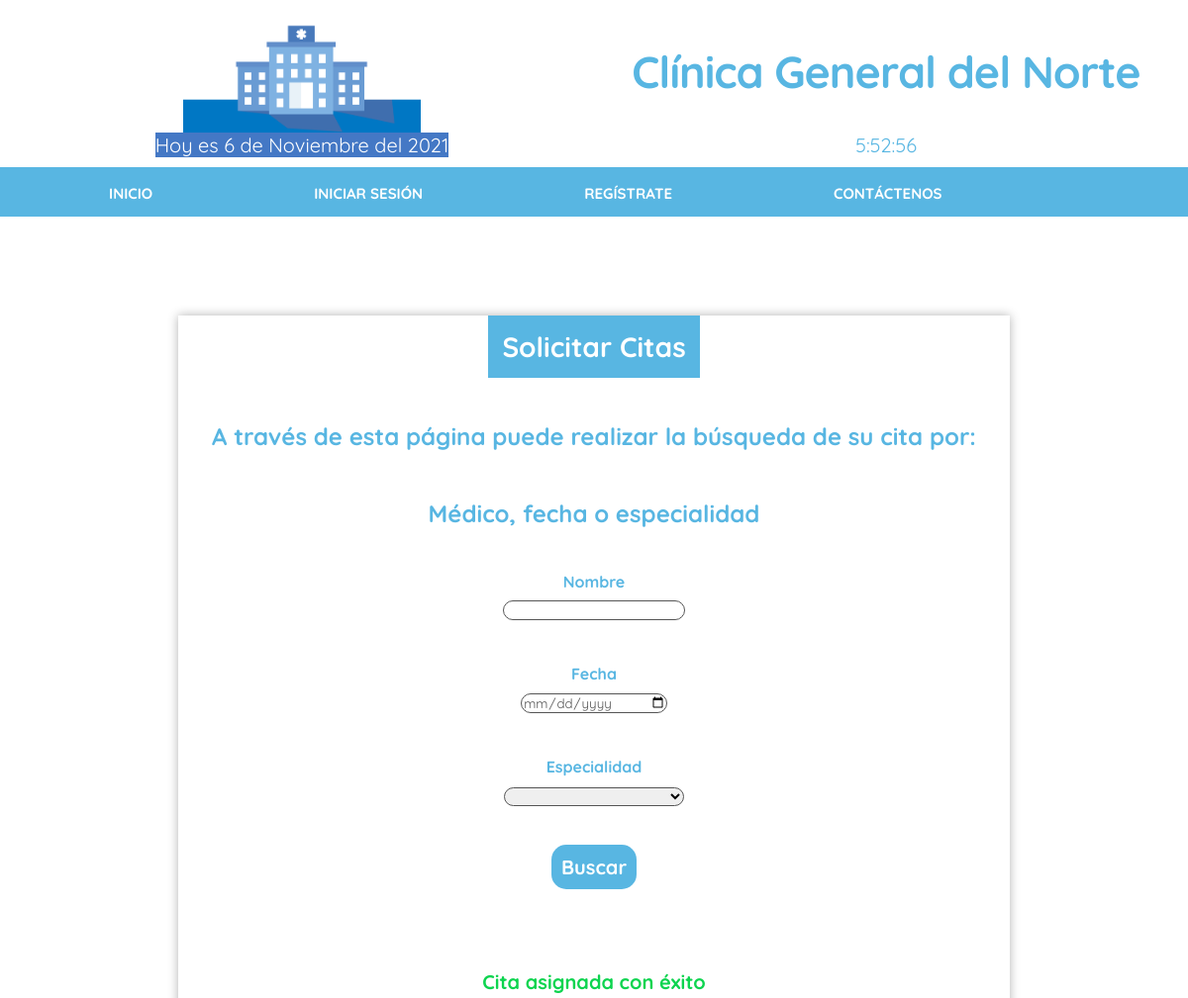
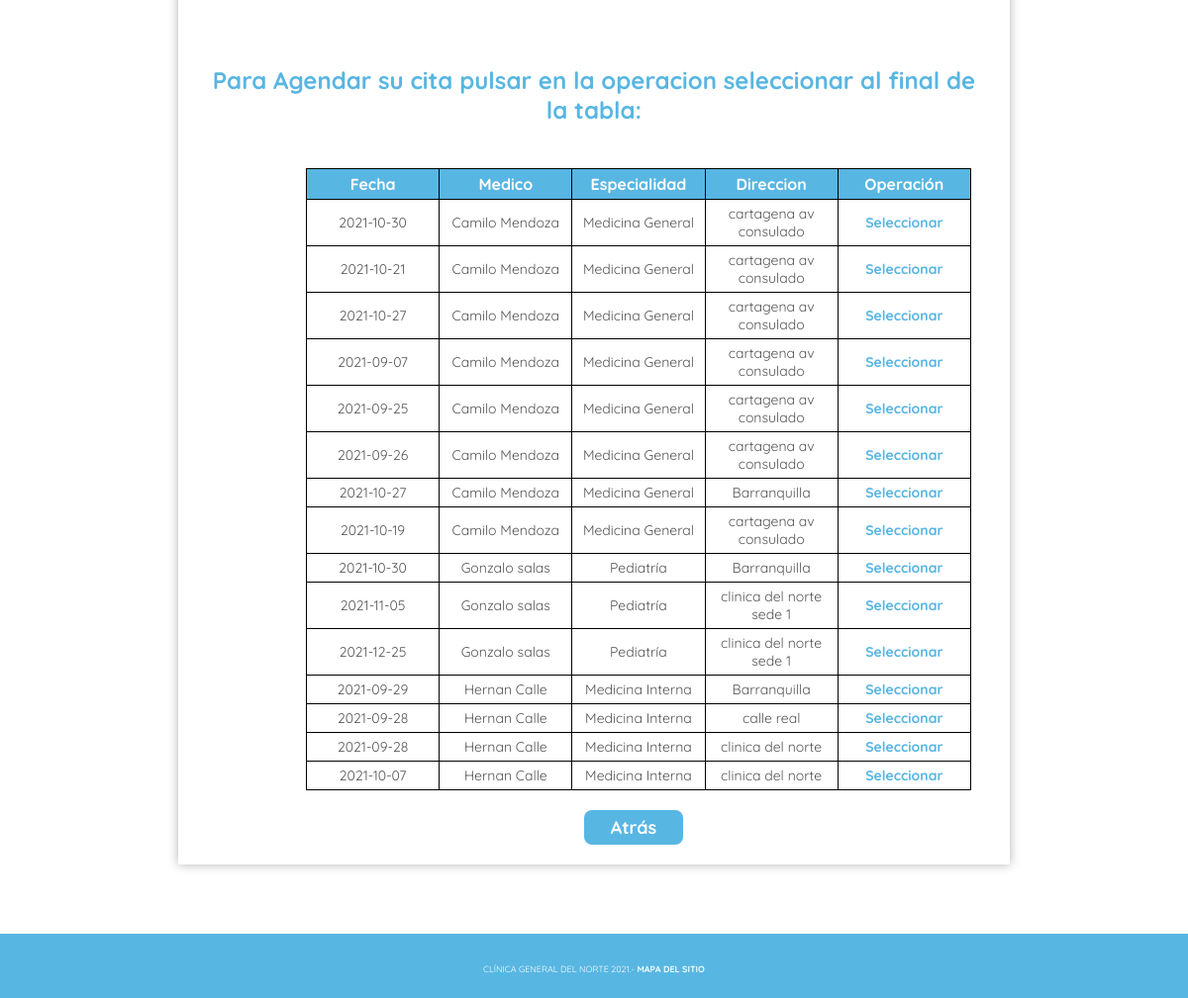
The page /asignarcita/5 (signed in) on the database its author committed (2 pictures, top to bottom).
### tables this page shows
CREATE TABLE citamedica (id_cita INTEGER PRIMARY KEY AUTOINCREMENT NOT NULL, id_paciente INTEGER REFERENCES paciente (id_paciente) ON DELETE CASCADE ON UPDATE CASCADE, id_medico INTEGER REFERENCES medico (id_medico) ON DELETE CASCADE ON UPDATE CASCADE, estado VARCHAR (20), hora TIME, peso VARCHAR, estatura VARCHAR, ocupacion VARCHAR, motivoconsulta VARCHAR, diagnostico VARCHAR, comentariomedico VARCHAR, calificacion INTEGER, fecha DATE, direccion VARCHAR);

CREATE TABLE usuario (id_usuario INTEGER NOT NULL PRIMARY KEY, tipousuario VARCHAR NOT NULL, tipodocumento VARCHAR NOT NULL, numerodocumento INTEGER NOT NULL UNIQUE, nombre VARCHAR NOT NULL, correo VARCHAR NOT NULL UNIQUE, fechanacimiento DATE NOT NULL, genero VARCHAR NOT NULL, direccion VARCHAR NOT NULL, telefono INTEGER NOT NULL, contrasena VARCHAR NOT NULL);

CREATE TABLE medico (id_medico INTEGER PRIMARY KEY AUTOINCREMENT NOT NULL, especialidad VARCHAR NOT NULL, numeroregistro INTEGER NOT NULL UNIQUE);

### app.py (the view)
@app.route('/asignarcita/<idcita>', methods=["Get"])
def asignar_cita_medica(idcita):
    frm = Solicitarcita()
    nombre = frm.nombre.data
    mensaje = ""
    if str(nombre) == 'None':
        nombre = ''
    rows = []
    with sqlite3.connect("clinica.db") as con:
        idcita = int(idcita)
        cur = con.cursor()
        cur.execute("UPDATE citamedica SET id_paciente = ?, estado = 'Asignada' WHERE id_cita = ? ", [session["id_usuario"], idcita])
        con.commit()
        mensaje = "Cita asignada con éxito"
    Sentencia = "SELECT c.id_cita, c.fecha, c.direccion , u.nombre, m.especialidad FROM citamedica c      INNER JOIN medico m ON c.id_medico = m.id_medico INNER JOIN usuario u ON m.id_medico = u.id_usuario WHERE c.estado = 'Sin asignar' AND nombre LIKE '%" + str(nombre) + "%' "
    with sqlite3.connect("clinica.db") as con:
                con.row_factory = sqlite3.Row  # Lista de diccionario
                cur = con.cursor()
                cur.execute(Sentencia)
                rows = cur.fetchall()
    return render_template ("solicitar_cita_medica.html", frm=frm, rows = rows, mensaje = mensaje)

### forms/solicitarcita.py
class Solicitarcita(FlaskForm):
    nombre = StringField("Nombre")
    fecha = DateField('Fecha ', format='%Y-%m-%d')
    especialidad = SelectField ("Especialidad", choices=[('0', ''), ('Medicina General', 'Medicina General'), ('Pediatría', 'Pediatría'), ('Medicina Interna', 'Medicina Interna')])
    buscar = SubmitField("Buscar")

### templates/solicitar_cita_medica.html (shortened to what this page needs)
{% extends './base.html' %}
{% block container %}
<div class="fondo">
	<div class="form-container-citas">
		<div class="titulo_perfil_usuario">
			<h1>Solicitar Citas</h1>
		</div>
		<br>
		<h2>A través de esta página puede realizar la búsqueda de su cita por:</h2>
		<h2>Médico, fecha o especialidad </h2>
	<form action="/solicitar_cita_medica" class="form" method="post">
		<p>
			{{ frm.nombre.label }}
			{{ frm.nombre }}
		</p>
		<br>
		<p>
			{{ frm.fecha.label }}
			{{ frm.fecha }}
		</p>
		<br>
		<p>
			{{ frm.especialidad.label }}
			{{ frm.especialidad }}
		</p>
		<br>
		<div class="search-button" > {{ frm.buscar }} </div>
		<br>
		<br>
	</form>
	<p class="mensajesV"><strong> {{ mensaje }} </strong>  </p>
	<caption class="caption-citas">
		<h2>Para Agendar su cita pulsar en la operacion seleccionar al final de la tabla:</h2>
	</caption>
	<br>
	<table class="solicitar_cita">
		<thead>
			<tr>
				<th class="cabeceratabla">
					<h2 class="letracabecetabla">Fecha </h2>
				</th>
				<th class="cabeceratabla">
					<h2 class="letracabecetabla">Medico</h2>
				</th>
				<th class="cabeceratabla">
					<h2 class="letracabecetabla">Especialidad</h2>
				</th>
				<th class="cabeceratabla">
					<h2 class="letracabecetabla">Direccion</h2>
				</th>
				<th class="cabeceratabla">
					<h2 class="letracabecetabla">Operación</h2>
				</th>
			</tr>
		</thead>
		<tbody>
			{% for cita in rows %}
			<tr>
				<td>{{ cita["fecha"] }}</td>
				<td>{{ cita["nombre"] }}</td>
				<td>{{ cita["especialidad"] }}</td>
				<td>{{ cita["direccion"] }}</td>
				<td><a href="/asignarcita/{{ cita['id_cita'] }}">Seleccionar</a></td>
			</tr>
			{% endfor %}
		</tbody>
	</table>
	<a href="{{ '/perfil_usuario_paciente' }}"><input type="submit" value="Atrás" class="btn_actualizar_datos_paciente"
			style="width: 100px;"></a>
	</div>
</div>
{% endblock %}

### static/css/styles.css (style rules this page uses)
:root { --white: #FFFFFF; --black: #000000; --blue-color: #58b6e2; --blue-color-2: #009fd9; --white-color: #FFF; --grey-color: #555; --text-input-field: #F7F7F7; --sm: 14px; --md: 16px; --lg: 18px; --mx: 24px; --xxl: 32px; }
body { margin: 0; padding: 0; background: var(--white-color) repeat-x left top; font-family: 'Quicksand', sans-serif; color: var(--grey-color); }
p, ul, ol { margin-top: 0; line-height: 180%; }
a { text-decoration: none; color: var(--blue-color); font-weight: bold; }
.search-button #buscar { color: white; background-color: var(--blue-color); border: none; border-radius: 8px; width: 102%; font-size: var(--md); font-weight: bold; cursor: pointer; padding: 5px; margin: 0; }
.form-container-citas { margin: 50px; width: 70%; box-shadow: 0 0 10px 0 rgba(0, 0, 0, .3); justify-items: center; color: var(--blue-color); }
.form-container-citas > * { padding: 1em; }
.form-container-citas form { font-size: var(--md); }
.form-container-citas .form label { margin: 0; padding: 1em; }
.form-container-citas form select, .form-container-citas form input { width: 70%; outline: 0; }
.form-container-citas h1 { color: var(--blue-color); }
.form #buscar { font-family: 'Quicksand', sans-serif; font-weight: bold; background-color: var(--blue-color); align-items: center; font-size: 20px; color: rgb(255, 255, 255); border-radius: 15px; width: 100%; cursor: pointer; border: none; padding: 10px; }
h2 { text-align: center; margin: 0; }
.fondo { background-color: white; width: 100%; height: 100%; display: grid; place-items: center; }
.form { display: flex; flex-direction: column; }
p { text-align: center; }
.titulo_perfil_usuario { text-align: center; font-size: var(--sm); background-color: var(--blue-color); }
.titulo_perfil_usuario h1 { color: var(--white-color); padding: 0; margin: 0; }
.tabladetacita, thead, th, tr, td { align-items: center; width: 80%; border: solid 1px black; border-collapse: collapse; padding: 5px; text-align: center; }
.cabeceratabla { background-color: var(--blue-color); }
.letracabecetabla { font-family: 'Quicksand', sans-serif; font-size: var(--md); color: #FFFFFF }
.btn_actualizar_datos_paciente { font-family: 'Quicksand', sans-serif; text-align: center; color: white; background-color: var(--blue-color); border: none; border-radius: 8px; font-size: 18px; font-weight: bold; cursor: pointer; height: 35px; margin: 20px; position: relative; left: 40px; }
.form-container-citas .solicitar_cita tr { font-size: var(--sm); }
.form-container-citas form { width: 100%; align-items: center; }
.form-container-citas form p input, .form-container-citas form p select { border-radius: 10px; border: solid 1px #555555; }
.form-container-citas form label { font-weight: bold; }
.form-container-citas form input { color: var(--grey-color); font-family: 'Quicksand', sans-serif; }
.solicitar_cita, td { border-collapse: collapse; table-layout: fixed; width: 80%; text-align: center; }
.solicitar_cita td, tr { color: var(--grey-color); }
.form-container-citas .solicitar_cita { margin-left: 90px; }
.mensajesV { color: #0dd44f; font-size: 20px; }

### rows shown on the page
citamedica: fecha "2021-10-30", nombre "Camilo Mendoza", especialidad "Medicina General", direccion "cartagena av consulado"
citamedica: fecha "2021-10-21", nombre "Camilo Mendoza", especialidad "Medicina General", direccion "cartagena av consulado"
citamedica: fecha "2021-10-27", nombre "Camilo Mendoza", especialidad "Medicina General", direccion "cartagena av consulado"
citamedica: fecha "2021-09-07", nombre "Camilo Mendoza", especialidad "Medicina General", direccion "cartagena av consulado"
citamedica: fecha "2021-09-25", nombre "Camilo Mendoza", especialidad "Medicina General", direccion "cartagena av consulado"
citamedica: fecha "2021-09-26", nombre "Camilo Mendoza", especialidad "Medicina General", direccion "cartagena av consulado"
citamedica: fecha "2021-10-27", nombre "Camilo Mendoza", especialidad "Medicina General", direccion "Barranquilla"
citamedica: fecha "2021-10-19", nombre "Camilo Mendoza", especialidad "Medicina General", direccion "cartagena av consulado"
citamedica: fecha "2021-10-30", nombre "Gonzalo salas", especialidad "Pediatría", direccion "Barranquilla"
citamedica: fecha "2021-11-05", nombre "Gonzalo salas", especialidad "Pediatría", direccion "clinica del norte sede 1"
citamedica: fecha "2021-12-25", nombre "Gonzalo salas", especialidad "Pediatría", direccion "clinica del norte sede 1"
citamedica: fecha "2021-09-29", nombre "Hernan Calle", especialidad "Medicina Interna", direccion "Barranquilla"
citamedica: fecha "2021-09-28", nombre "Hernan Calle", especialidad "Medicina Interna", direccion "calle real"
citamedica: fecha "2021-09-28", nombre "Hernan Calle", especialidad "Medicina Interna", direccion "clinica del norte"
citamedica: fecha "2021-10-07", nombre "Hernan Calle", especialidad "Medicina Interna", direccion "clinica del norte"

### other values the page prints
{{ frm.nombre.label }} "Nombre"
{{ frm.fecha.label }} "Fecha"
{{ frm.especialidad.label }} "Especialidad"
{{ mensaje }} "Cita asignada con éxito"
